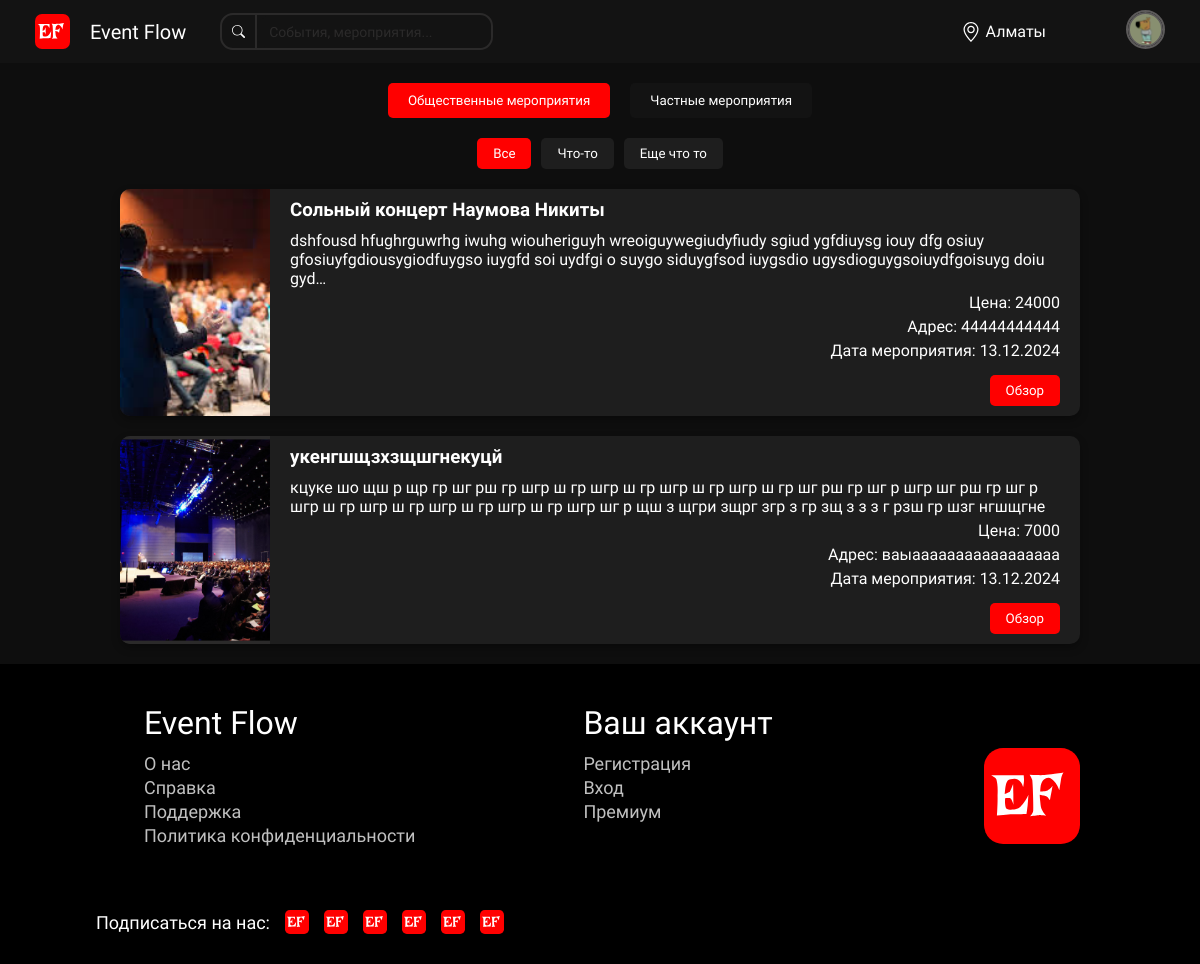
The page / on the database its author committed.
### ef_app/models.py (models this page shows, shortened)
class Category(models.Model):
    name = models.CharField("Название категории", max_length=30)
    slug=models.SlugField(unique=True, editable=False, blank=True)
    class Meta:
        verbose_name="Категория"
        verbose_name_plural="Категории"

class Public(models.Model):
    title = models.CharField('Название мероприятия', max_length=30)
    category = models.ForeignKey(Category, on_delete=models.CASCADE, verbose_name="Выберите категорию")
    name = models.CharField('Введите ваше имя', max_length=30)
    price = models.CharField('Цена мероприятия', max_length=30)
    discription =  models.TextField('Описание')
    adress =  models.CharField('адресс', max_length=80)
    date =  models.CharField('Дата проведения', max_length=30)
    phone = models.CharField("Номер для связи", max_length=14)
    image = models.ImageField("Картинка мероприятия", upload_to="event_images/", blank=True, null=True)
    class Meta:
        verbose_name="Мероприятие"
        verbose_name_plural="Мероприятия"

### ef_app/views.py (the view)
# urls.py: path('', views.home_page, name='home_page'),
def home_page(request):
    categories = Category.objects.all()
    eventspb = Public.objects.all()
    context = {
        'categories': categories,
        'events': eventspb
    }
    return render(request, "./home.html", context)

### ef_app/templates/home.html (shortened to what this page needs)
{% extends 'header.html' %}
{% load static %}
  {% block content %}
  <section>
    <div class="tabs">
      <button class="tab active">Общественные мероприятия</button>
      <a href="{% url 'home2_page'%}">
        <button class="tab">Частные мероприятия</button>
      </a>
    </div>
    <div class="filter-bar">
      <button class="filter active">Все</button>
      {% for category in categories %}
      <button class="filter">{{ category.name }}</button>
      {% endfor %}
    </div>
    <div class="event-list">
      {% for event in events %}
      <div class="event-card">
        <img src="{{ event.image.url }}" alt="Event Image">
        <div class="event-details">
          <h3>{{ event.title }}</h3>
          <p>{{ event.discription|truncatechars:200 }}</p>
          <p class="price">Цена: {{ event.price }}</p>
          <p class="address">Адрес: {{ event.adress }}</p>
          <p class="rating">Дата мероприятия: {{ event.date }}</p>
          <a href="{% url 'description_page' pk=event.pk %}">
            <button class="button_desc">Обзор</button>
          </a>
        </div>
      </div>
      {% endfor %}
    </div>
  </section>
  {% endblock %}

### ef_app/templates/header.html (shortened to what this page needs)
{% load static %}
<!DOCTYPE html>
<html lang="en">
<head>
  <link rel="stylesheet" href="{% static './css/style.css' %}">
</head>
<body>
  <header>
    <div class="logo">
      <a href="#" target="_blank">
        <img src="{% static './image/logo.svg' %}" alt="EF logo">
      </a>
      <span>Event Flow</span>
    </div>
    <div class="search-bar">
      <img src="{% static './image/search.svg' %}" alt="Search">
      <input type="text" placeholder="События, мероприятия...">
    </div>
    <div class="location">
      <img src="{% static './image/location.svg' %}" alt="Location">
      <span>Алматы</span>
    </div>
    <div class="profile">
      <a href="#" id="dropdownToggle">
        <img src="{% static './image/profile.svg' %}" alt="Profile">
      </a>
    </div>
  </header>
  <main>
    {% block content %}
    {% endblock %}
  </main>
  <footer>
    <div class="footer-container">
      <div class="footer-info">
        <p style="color: white; font-size: 32px; margin-bottom: 8px;">Event Flow</p>
        <a href="{% url 'about_page' %}">О нас</a>
        <a href="#">Справка</a>
        <a href="#">Поддержка</a>
        <a href="#">Политика конфиденциальности</a>
      </div>
      <div class="footer-info">
        <a style="color: white; font-size: 32px; margin-bottom: 8px;" href="#">Ваш аккаунт</a>
        <a href="#">Регистрация</a>
        <a href="#">Вход</a>
        <a href="#">Премиум</a>
      </div>
      <div class="footer-logo">
        <img  src="{% static './image/logo.svg' %}" alt="Icon">
      </div>
    </div>
    <div class="footer-subscribe">
      <p>Подписаться на нас:</p>
      <div class="footer-subscribe-icons">
        <a href="#">
          <img src="{% static './image/logo.svg' %}" alt="Facebook">
          <img src="{% static './image/logo.svg' %}" alt="Facebook">
          <img src="{% static './image/logo.svg' %}" alt="Facebook">
          <img src="{% static './image/logo.svg' %}" alt="Facebook">
          <img src="{% static './image/logo.svg' %}" alt="Facebook">
          <img src="{% static './image/logo.svg' %}" alt="Facebook">
        </a>
      </div>
    </div>
  </footer>
</body>
</html>

### ef_app/static/css/style.css (style rules this page uses)
* { font-family: "Irish Grover", system-ui; padding: 0; margin: 0; }
:root { --black: #000000; --red: #FF0000; --second: #0E0E0E; --dark: #131313; --how: #1E1E1E; --why: #2B2A2A; --wait: #5C5A5A; --what: #C0C0C0; --white: #FFFFFF; }
body { background-color: var(--second); color: var(--white); }
header { display: flex; align-items: center; justify-content: space-between; padding: 10px 35px; background-color: var(--dark); }
.logo { display: flex; align-items: center; }
.logo img { max-width: 35px; max-height: 35px; margin-right: 10px; vertical-align: middle; cursor: pointer; }
.logo span { color: var(--white); font-size: 20px; padding: 0 10px; }
.search-bar { flex: 1; margin-left: 2vw; margin-right: 39vw; display: flex; align-items: center; border: 2px solid var(--why); border-radius: 13px; }
.search-bar input { color: var(--white); width: 100%; padding: 8px 12px; border: none; border-radius: 13px; background-color: var(--dark); font-size: 14px; }
.search-bar img { width: 13px; height: 13px; padding: 10px; border-right: 2px solid var(--why); }
.search-bar input::placeholder { color: var(--why); }
.search-bar::before { background-color: #FFFFFF; }
.location { display: flex; align-items: center; }
.location img { width: 20px; height: 20px; margin-right: 5px; }
.profile img { cursor: pointer; width: 35px; height: 35px; border-radius: 50%; border: 2px solid var(--wait); margin-left: 80px; }
.tabs { display: flex; justify-content: center; margin: 20px 0; }
.tab { padding: 10px 20px; margin: 0 10px; background-color: var(--dark); color: var(--white); border: none; cursor: pointer; border-radius: 5px; transition: background-color 0.3s; }
.tab.active { background-color: var(--red); }
.filter-bar { display: flex; justify-content: center; margin: 20px 0; }
.filter { padding: 8px 16px; margin: 0 5px; background-color: var(--how); color: var(--white); border: none; cursor: pointer; border-radius: 5px; transition: background-color 0.3s; }
.filter.active { background-color: var(--red); }
.event-list { display: flex; flex-direction: column; align-items: center; gap: 20px; margin: 20px 10vw; }
.event-card { display: flex; background-color: var(--how); border-radius: 10px; overflow: hidden; width: 100%; max-width: 2000px; box-shadow: 0 4px 8px rgba(0, 0, 0, 0.3); }
.event-card img { width: 150px; height: auto; object-fit: cover; }
.event-details { padding: 10px 20px; color: var(--white); flex: 1; }
.event-details h3 { margin-bottom: 10px; }
.event-details p { margin: 5px 0; }
.button_desc { padding: 8px 16px; margin-top: 10px; background-color: var(--red); color: var(--white); border: none; cursor: pointer; border-radius: 5px; transition: background-color 0.3s; float: right; }
.rating { text-align: right; margin-left: auto; }
.address { text-align: right; margin-left: auto; }
.price { text-align: right; margin-left: auto; }
.profile { position: relative; }
footer { display: flex; position: relative; width: 100%; height: 300px; justify-content: center; background-color: var(--black); color: var(--what); }
.footer-container { display: flex; width: 90%; padding: 5vh 0; }
.footer-info { display: flex; flex-direction: column; gap: 3px; padding: 0 7vw; font-size: 18px; }
.footer-info a { display: inline-block; text-decoration: none; color: var(--what); cursor: pointer; }
.footer-logo img { position: absolute; margin-top: 10px; width: 8vw; top: auto; bottom: 15vh; right: 10vw }
.footer-subscribe { display: flex; align-items: center; justify-content: flex-start; position: absolute; bottom: 30px; left: 8vw; font-size: 18px; color: var(--white); }
.footer-subscribe-icons a { display: flex; gap: 15px; }
.footer-subscribe-icons { display: flex; margin-left: 15px; }
.footer-subscribe-icons img { width: 24px; height: 24px; cursor: pointer; }

### rows shown on the page
Category: name "Что-то"
Category: name "Еще что то"
Public: image (picture), title "Сольный концерт Наумова Никиты", discription "dshfousd hfughrguwrhg iwuhg wiouheriguyh wreoiguywegiudyfiudy sgiud ygfdiuysg iouy dfg osiuy gfosiuyfgdiousygiodfuygso iuygfd soi uydfgi o suygo siduygfsod iuygsdio ugysdioguygsoiuydfgoisuyg doiu gyd…", price "24000", adress "44444444444", date "13.12.2024"
Public: image (picture), title "укенгшщзхзщшгнекуцй", discription "кцуке шо щш р щр гр шг рш гр шгр ш гр шгр ш гр шгр ш гр шгр ш гр шг рш гр шг р шгр шг рш гр шг р шгр ш гр шгр ш гр шгр ш гр шгр ш гр шгр шг р щш з щгри зщрг згр з гр зщ з з з г рзш гр шзг нгшщгне", price "7000", adress "ваыааааааааааааааааа", date "13.12.2024"
